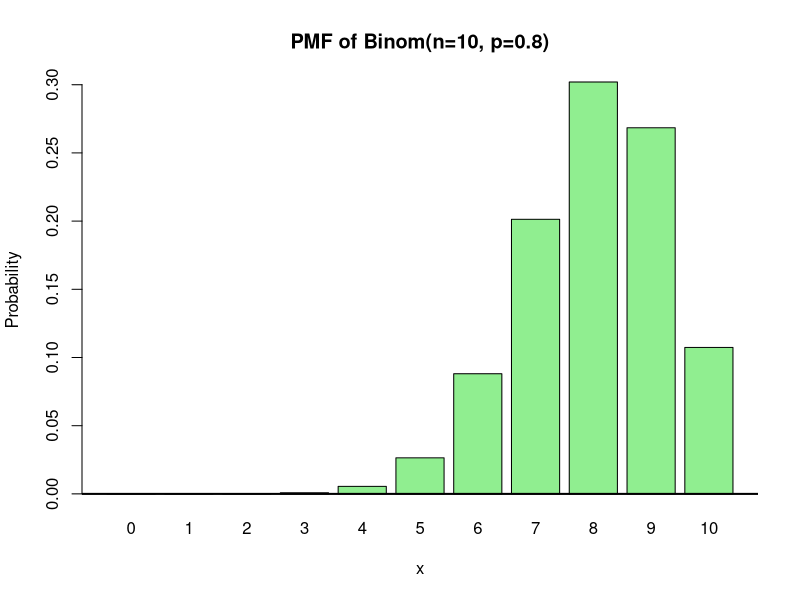
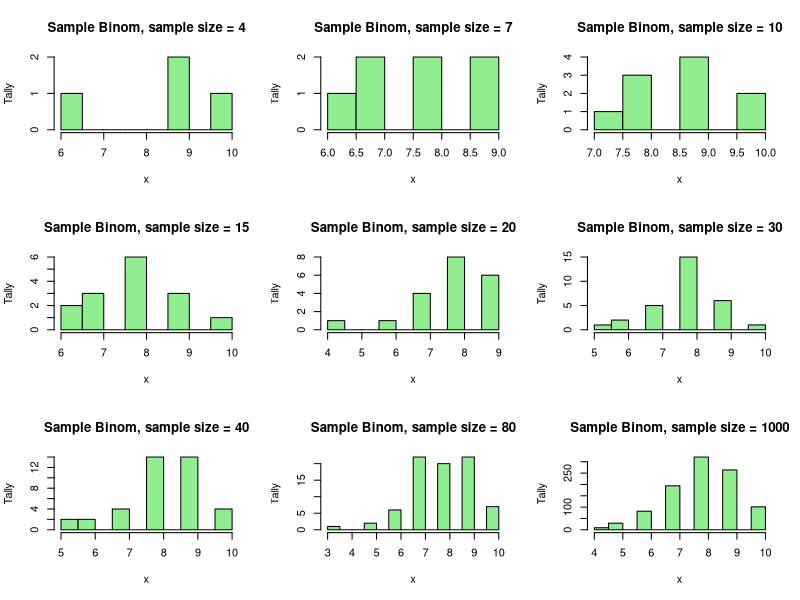
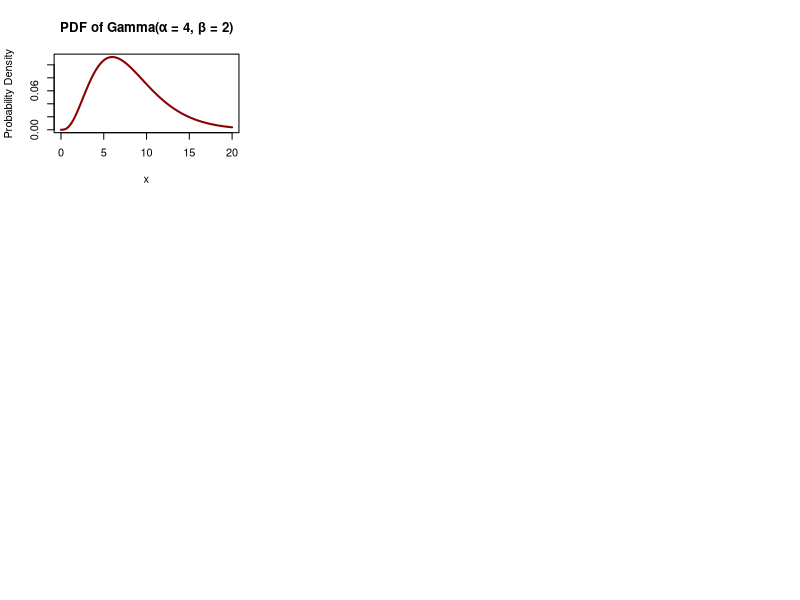
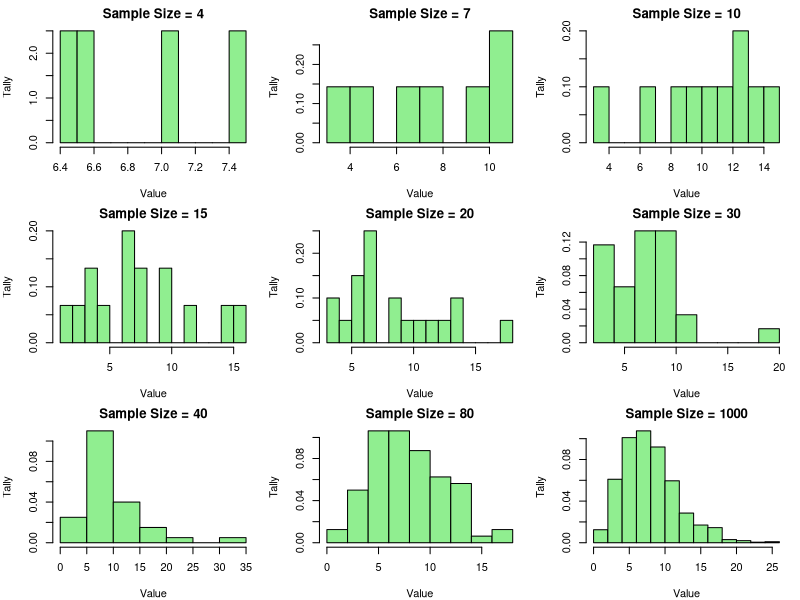
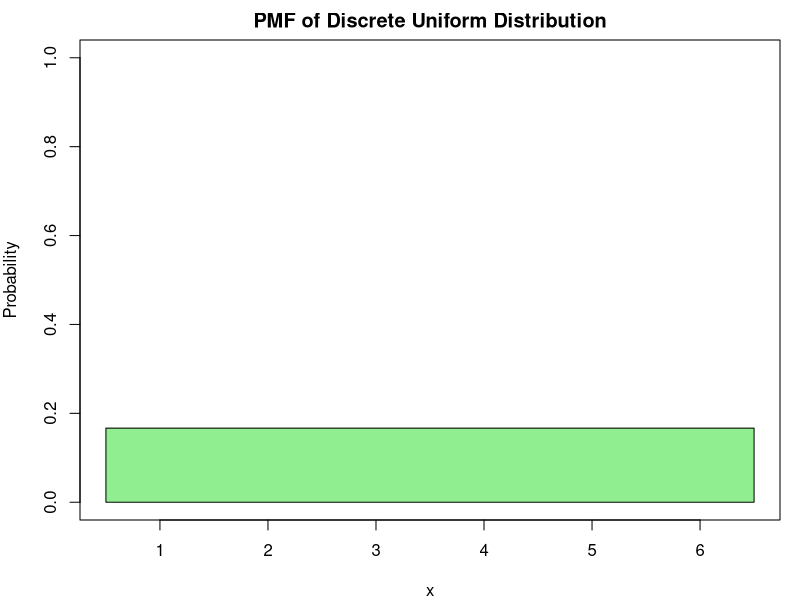
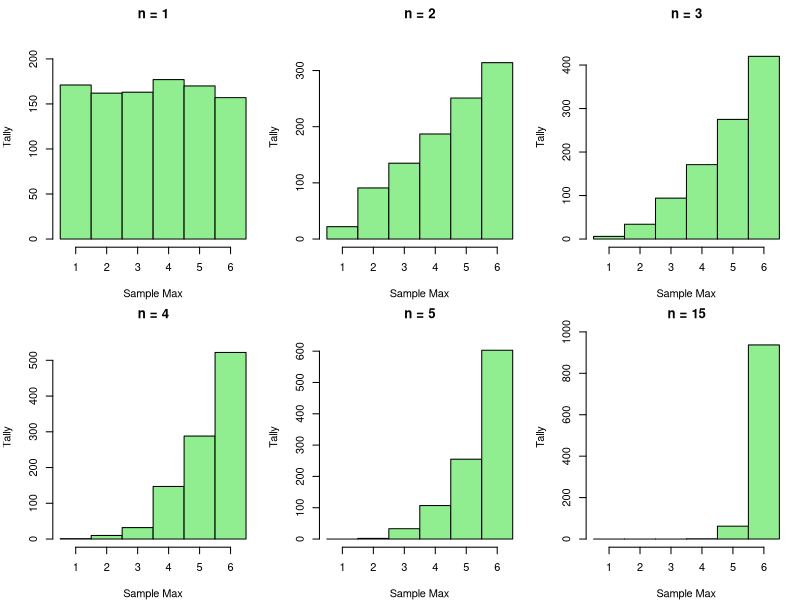
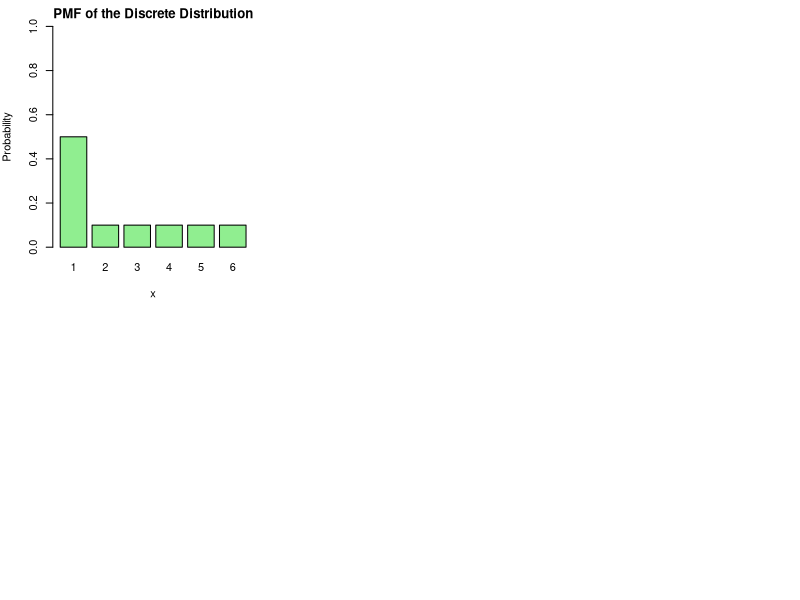
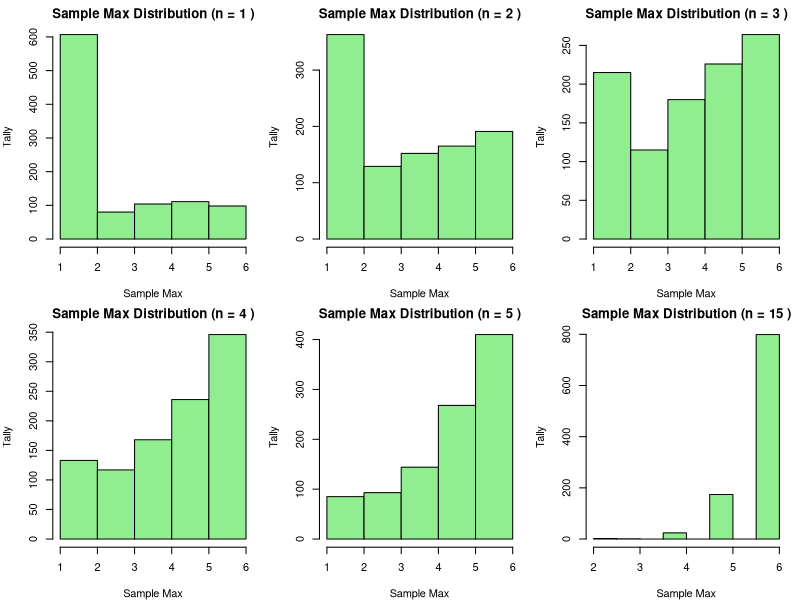

These figures' R source, in order:
## ---- chunk 1
n <- 10
p <- 0.8
x <- 0:n

pmf <- dbinom(x, size = n, prob = p)

barplot(
  pmf,
  names.arg = x,
  col = "lightgreen",
  border = "black",
  main = "PMF of Binom(n=10, p=0.8)",
  xlab = "x",
  ylab = "Probability"
)
abline(h = 0, col = "black", lwd = 2)
## ---- chunk 2
samp_sizes <- c(4, 7, 10, 15, 20, 30, 40, 80, 1000)

par(mfrow = c(3, 3))

for (size in samp_sizes) {
  data <- rbinom(size, 10, 0.8)
  
  hist(
    data,
    breaks = 10,
    col = "lightgreen",
    border = "black",
    main = paste("Sample Binom, sample size =", size),
    xlab = "x",
    ylab = "Tally",
    ylim = c(0, max(table(data)))
  )
}
## ---- chunk 3
alpha <- 4
beta <- 2

x_vals <- seq(0, 20, length.out = 1000)

density_vals <- dgamma(x_vals, shape = alpha, rate = 1 / beta)

plot(x_vals, density_vals, type = "l", col = "darkred", 
     main = "PDF of Gamma(α = 4, β = 2)",
     xlab = "x", ylab = "Probability Density", lwd = 2)
## ---- chunk 4
alpha <- 4
beta <- 2

x_vals <- seq(0, 20, length.out = 1000)
density_vals <- dgamma(x_vals, shape = alpha, rate = 1 / beta)

sample_sizes <- c(4, 7, 10, 15, 20, 30, 40, 80, 1000)

par(mfrow=c(3, 3), mar=c(4, 4, 2, 1))

for (size in sample_sizes) {
  sample <- rgamma(size, shape = alpha, rate = 1 / beta)
  
  hist(sample, 
       main=paste("Sample Size =", size), 
       xlab="Value", 
       ylab="Tally", 
       col="lightgreen", 
       border="black", 
       breaks=10, 
       probability = TRUE) 
}

par(mfrow=c(1, 1))

## ---- chunk 5
x_vals <- 1:6

prob_vals <- rep(1/length(x_vals), length(x_vals))

plot(x_vals, prob_vals, type = "n", 
     main = "PMF of Discrete Uniform Distribution",
     xlab = "x", ylab = "Probability", 
     ylim = c(0, 1), xaxt = "n", xlim = c(0.5, 6.5))

rect(0.5, 0, 6.5, 1/6, 
     col = "lightgreen", border = "black")

axis(1, at = x_vals)

## ---- chunk 6
disc_samp <- function(n) {
  sample(1:6, size = n, replace = TRUE)
}
## ---- chunk 7
reps <- 1000

sample_sizes <- c(1, 2, 3, 4, 5, 15)

par(mfrow = c(2, 3))

for (n in sample_sizes) {
  sample_maxs <- replicate(reps, max(disc_samp(n)))
  
  hist(sample_maxs, breaks = seq(0.5, 6.5, by = 1), 
       main = paste("n =", n),
       xlab = "Sample Max", ylab = "Tally", 
       col = "lightgreen", border = "black", 
       xlim = c(0.5, 6.5), ylim = c(0, max(table(sample_maxs)) + 50))
}
## ---- chunk 8
x_vals <- 1:6
prob_vals <- c(0.5, 0.1, 0.1, 0.1, 0.1, 0.1)

barplot(prob_vals, names.arg = x_vals, col = "lightgreen", 
        main = "PMF of the Discrete Distribution", 
        xlab = "x", ylab = "Probability", 
        ylim = c(0, 1), border = "black")

## ---- chunk 9
disc_samp_1 <- function(n) {
  x_vals <- 1:6
  prob_vals <- c(0.5, 0.1, 0.1, 0.1, 0.1, 0.1)
  sample(x_vals, size = n, replace = TRUE, prob = prob_vals)
}
## ---- chunk 10
sample_sizes <- c(1, 2, 3, 4, 5, 15)

par(mfrow = c(2, 3)) 

for (n in sample_sizes) {
  sample_maxs <- replicate(1000, max(disc_samp_1(n)))
  
  hist(sample_maxs, breaks = 6, main = paste("Sample Max Distribution (n =", n, ")"), 
       xlab = "Sample Max", ylab = "Tally", col = "lightgreen", border = "black")
}

## ---- chunk 11
samp_sizes  <- c(1, 2, 3, 4, 15, 500, 1000)

par(mfrow=c(2,2))
for(size in samp_sizes){
  replicates <- replicate(10000, {
    mean(rexp(size, rate = 5))
  })
  hist(replicates, breaks = 100,
       main = paste("Samp Dist for Exp, samp size =", size ))
}
## ---- chunk 12
disc_samp <- function(n) {
  x_vals <- 1:6
  
  sample(x_vals, size = n, replace = TRUE)
}
## ---- chunk 13
samp_sizes <- c(1, 2, 3, 4, 15, 500)

par(mfrow = c(2, 3))

for (size in samp_sizes) {
  sample_means <- replicate(10000, {
    mean(disc_samp(size))
  })
  
  hist(sample_means, breaks = 30, 
       main = paste("Sample Mean Distribution (n =", size, ")"),
       xlab = "Sample Mean", ylab = "Tally", 
       col = "lightgreen", border = "black")
}

## ---- chunk 14
cont_uni_samp <- function(n) {
  runif(n, min = 0, max = 1)
}
## ---- chunk 15
samp_sizes <- c(1, 2, 3, 4, 15, 500)

par(mfrow = c(2, 3))

for (size in samp_sizes) {
  sample_means <- replicate(10000, {
    mean(cont_uni_samp(size))
  })
  
  hist(sample_means, breaks = 30, 
       main = paste("Sample Mean Distribution (n =", size, ")"),
       xlab = "Sample Mean", ylab = "Tally", 
       col = "lightgreen", border = "black")
}

